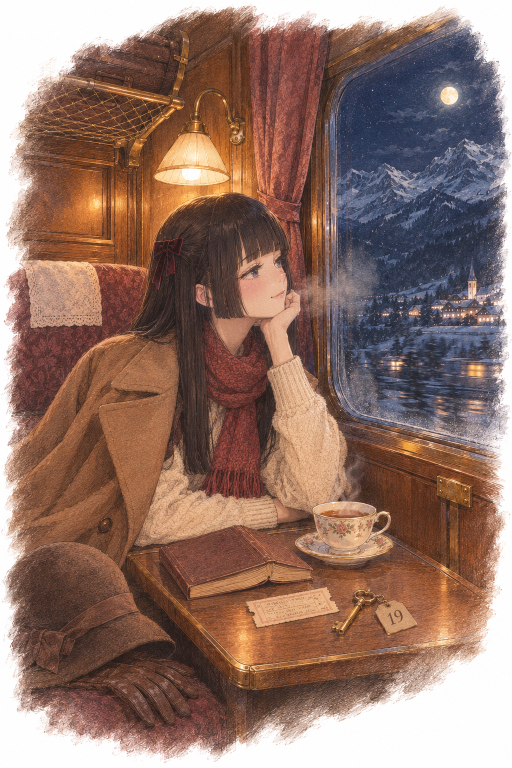
#> input picture art/night-service/Untitled.png, 1024 x 1536 px (shown at 1/2 size); its folder holds only this picture in this run
$ python import_wallpaper.py ../../../art/night-service/Untitled.png
#> lines starting #> are read from the running program, lines starting #| are printed output that depends on the picture
#!/usr/bin/env python3
"""Turn art/wallpaper.webp into the starter plate: the whole sheet, by day
and as a cyanotype by night.

    python3 tools/import_wallpaper.py [image]

The source is, in order: the image given, your own wallpaper kept outside the
theme (~/.config/ultra/night-service/wallpaper.*, set by ultra-wallpaper, so updates
never replace it), or the theme's art/wallpaper.webp.

The wallpaper is used as drawn, with its own typed header, labels, stamp and
tape, so the shell types nothing over it (meta.json "sheet": true).

  sheet-day.jpg    the sheet, sized to cover the screen and toned to the
                   desk's grey paper
  sheet-night.jpg  the same sheet printed as a cyanotype: Prussian-blue paper,
                   the drawing and type in pale cream, the paper's own
                   mottling and specks kept
  meta.json        names and the plate number, for the shell's other cards

The screen crops the sheet to fill (the G14 is 16:10, the art 16:9): a little
of each side goes, never the plant. Requires: python3, numpy, pillow.
"""
import json
import os
import sys

import numpy as np
from PIL import Image, ImageDraw, ImageFilter

HERE = os.path.dirname(os.path.abspath(__file__))
# ---- this theme's sheet (each theme's folder has its own copy of this tool)
ID = "night-service"
# (the keepsakes spread over the desk, laid out by tools/compose_night_service.py
# from the 4K plate art/night-service/wallpaper.webp)
THEME_SRC = os.path.join(HERE, "..", "art", "night-service", "composed.webp")
PLATE = "0101-night-service"
QUIETEN = False     # False: colour and contrast as drawn, only the paper matched to the desk
META = {"number": "0019", "region": "COMPARTMENT 19", "latin": "Vienna – Venice",
        "authority": "Night train, 14–15 June 1931.", "family": "Carriage 4",
        "common": "Compartment 19, lower berth."}           # this theme's own words for meta.json
USER_DIR = os.path.join(os.environ.get("XDG_CONFIG_HOME") or os.path.expanduser("~/.config"), "ultra", ID)
THEME_OUT = os.path.join(HERE, "..", "home", ".local", "share", "ultra", ID, "plates")
# where the shell reads plates from; your own wallpaper is written straight
# there (real files, not links into the theme), so nothing can stand between
DATA_OUT = os.path.join(os.environ.get("XDG_DATA_HOME") or os.path.expanduser("~/.local/share"), "ultra", ID, "plates")


def source():
    args = [a for a in sys.argv[1:] if not a.startswith("--")]
    if args:
        return args[0]
    for ext in ("png", "jpg", "jpeg", "webp"):
        mine = os.path.join(USER_DIR, "wallpaper." + ext)
        if os.path.exists(mine):
            return mine
    return THEME_SRC
# the sheet is sized to cover the G14's 2880 x 1800 panel (a 16:9 sheet:
# 3200 x 1800), up or down from whatever the source is
COVER = (2880, 1800)

# the desk's paper (Theme.paperBase is c9c7c3; the reference desk reads about
# cbc9c5 around the plate) and the night sheet's colours (Theme.nite)
DAY_PAPER = np.array([203, 201, 197], np.float32)
NIGHT_PAPER = np.array([0x1c, 0x2f, 0x4d], np.float32)
NIGHT_INK = np.array([0xe6, 0xe1, 0xd6], np.float32)
# the paper's own texture, quietened to the desk's calm grey sheet: how much
# of the colour of its flecks and fibres stays (the blue stamp keeps all of
# its own), and how much of its grain (the drawing and type are untouched)
FLECK_COLOUR = 0.35
PAPER_GRAIN = 0.5
# the drawing in soft pencil grey, never black: the darkest ink (all but
# the darkest half percent) lifted to this if a picture draws darker; and
# the stamp's blue, a little quieter than printed
INK_FLOOR = 92.0
STAMP_COLOUR = 0.8
STAMP_LIFT = 0.22      # the stamp's ink a little toward the paper, faded as an old stamp is


def quieten(big):
    """The paper's flecks greyed and its grain softened; ink, type and the
    blue stamp as drawn."""
    rgb = np.asarray(big, np.float32)
    lum = rgb.mean(axis=2, keepdims=True)
    # colour: pulled toward grey, except blues (the stamp, any blue ink)
    r, g, b = rgb[..., 0], rgb[..., 1], rgb[..., 2]
    blue = np.clip((b - np.maximum(r, g)) / 40.0, 0, 1)[..., None]
    keep = FLECK_COLOUR + (1 - FLECK_COLOUR) * blue
    rgb = lum + (rgb - lum) * keep
    # grain: the paper's small ups and downs eased toward its smooth level;
    # ink (well below the paper) is left alone
    gray = Image.fromarray(np.clip(rgb.mean(axis=2), 0, 255).astype(np.uint8))
    level = np.asarray(gray.filter(ImageFilter.MedianFilter(9)).filter(ImageFilter.GaussianBlur(3)), np.float32)[..., None]
    smooth = np.asarray(Image.fromarray(np.clip(rgb, 0, 255).astype(np.uint8)).filter(ImageFilter.GaussianBlur(2.2)), np.float32)
    depth = np.clip((level - rgb.mean(axis=2, keepdims=True)) / 28.0, 0, 1)   # 0 paper .. 1 ink
    paper = (1 - depth) * (1 - PAPER_GRAIN)
    rgb = rgb * (1 - paper) + smooth * paper
    # ink: grey pencil lines lifted toward the paper so the darkest is
    # INK_FLOOR (a picture drawn that light already is left as it is)
    r, g, b = rgb[..., 0], rgb[..., 1], rgb[..., 2]
    blue = np.clip((b - np.maximum(r, g)) / 40.0, 0, 1)[..., None]
    paper_rgb = np.median(rgb.reshape(-1, 3), axis=0)
    lum = rgb.mean(axis=2)
    darkest = np.percentile(lum[blue[..., 0] < 0.5], 0.5)
    paper_l = float(paper_rgb.mean())
    if darkest < INK_FLOOR < paper_l:
        k = (paper_l - INK_FLOOR) / (paper_l - darkest)
        lifted = paper_rgb + (rgb - paper_rgb) * k
        rgb = rgb * blue + lifted * (1 - blue)          # the stamp keeps its depth
    # the stamp: its blue a little quieter, and faded a little
    lum = rgb.mean(axis=2, keepdims=True)
    stamp = lum + (rgb - lum) * STAMP_COLOUR
    stamp = stamp + (paper_rgb - stamp) * STAMP_LIFT
    rgb = rgb * (1 - blue) + stamp * blue
    return Image.fromarray(np.clip(rgb, 0, 255).astype(np.uint8))


def is_theme_copy():
    """Is your wallpaper (~/.config/ultra/night-service/wallpaper.*) just a copy of the
    theme's own sheet, this one or an earlier version of it? Compared small
    and grey: the same drawing reads alike, a picture of your own does not."""
    mine = source()
    if mine == THEME_SRC or not os.path.exists(THEME_SRC):
        return False
    def small(path):
        im = Image.open(path).convert("L")
        w, h = im.size
        s = min(w / 16, h / 9)
        im = im.crop(((w - 16 * s) / 2, (h - 9 * s) / 2, (w + 16 * s) / 2, (h + 9 * s) / 2)).resize((96, 54), Image.LANCZOS)
        a = np.asarray(im, np.float32)
        return (a - a.mean()) / (a.std() + 1e-3)
    try:
        return float(np.abs(small(mine) - small(THEME_SRC)).mean()) < 0.35
    except OSError:
        return False


def retitle(src, t):
    """The sheet's heading typed again: its box covered with the sheet's own
    blank paper, the new words typed in a typewriter face, dark as the rest."""
    from PIL import ImageFont
    k = src.width / 3840
    x0, y0, x1, y1 = (round(v * k) for v in t["box"])
    px, py = (round(v * k) for v in t["paper"])
    src = src.copy()
    src.paste(src.crop((px, py, px + x1 - x0, py + y1 - y0)), (x0, y0))
    font = ImageFont.truetype(os.path.join(HERE, "..", "home", ".local", "share", "fonts", "archive", "CourierPrime-Regular.ttf"), round(t["size"] * k))
    d = ImageDraw.Draw(src)
    x, y = (round(v * k) for v in t["at"])
    step = font.getlength("M") * (1 + t["tracking"])
    for ch in t["text"]:
        d.text((x, y), ch, font=font, fill=(34, 33, 36), stroke_width=max(1, round(0.6 * k)), stroke_fill=(52, 50, 54))
        x += step
    return src


def refit(src, fit):
    """The art laid smaller at (cx, cy) of a sheet of its own paper: a blank
    strip of it (fit["paper"]) mirrored across, the art feathered into it."""
    W, H = src.size
    px0, py0, px1, py1 = (round(v * (W if i % 2 == 0 else H)) for i, v in enumerate(fit["paper"]))
    strip = src.crop((px0, py0, px1, py1))
    paper = Image.new("RGB", (W, H))
    x, flip = 0, False
    while x < W:
        piece = strip.transpose(Image.FLIP_LEFT_RIGHT) if flip else strip
        paper.paste(piece.resize((piece.width, H)), (x, 0))
        x += piece.width
        flip = not flip
    k = fit["scale"]
    art = src.resize((round(W * k), round(H * k)), Image.LANCZOS)
    mask = Image.new("L", art.size, 0)
    # (a narrow feather: the art's own edge is blank paper, and its heading
    # sits close to the top)
    m = round(6 * W / 2000)
    ImageDraw.Draw(mask).rectangle([0, 0, art.width, art.height], fill=255)
    mask = mask.filter(ImageFilter.GaussianBlur(m))
    paper.paste(art, (round(W * fit["cx"] - art.width / 2), round(H * fit["cy"] - art.height / 2)), mask)
    return paper


def main():
    if "--is-theme-copy" in sys.argv:
        sys.exit(0 if is_theme_copy() else 1)
    path = source()
    out = THEME_OUT if path == THEME_SRC else DATA_OUT
    src = Image.open(path).convert("RGB")
#> src is the input picture: PIL image 1024x1536 RGB; mean R, G, B 145.4, 115.6, 103.9
    print("wallpaper:", path, "(%d x %d)" % src.size)
#| wallpaper: ../../../art/night-service/Untitled.png (1024 x 1536)
    scale = max(COVER[0] / src.width, COVER[1] / src.height)
#> scale = 2.81
    big = src.resize((round(src.width * scale), round(src.height * scale)), Image.LANCZOS)
    if scale > 1.05:   # enlarged: bring the pencil lines back a little
        big = big.filter(ImageFilter.UnsharpMask(radius=1.4, percent=55, threshold=2))
    if QUIETEN:
        big = quieten(big)
    rgb = np.asarray(big, np.float32)

    # the paper's own colour, everywhere (the ink lifted out of it)
    gray = big.convert("L")
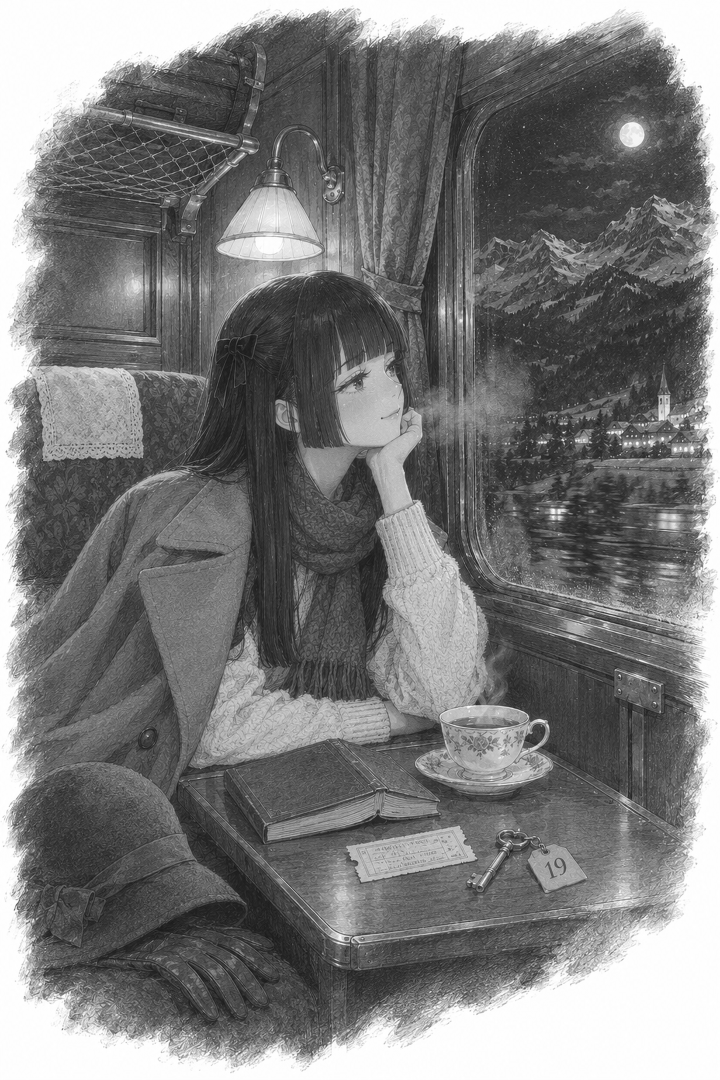
#> gray: PIL image 2880x4320 L (shown at 1/4 size); min 6, max 255, mean 123.2
#> (the run stopped early here; a loop or call above may not have finished)
